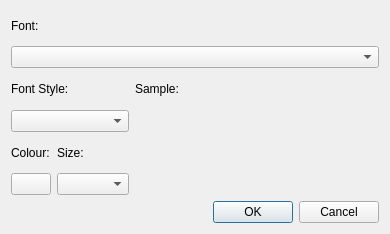
<?xml version="1.0" encoding="UTF-8"?>
<ui version="4.0">
 <class>FontDialog</class>
 <widget class="QDialog" name="FontDialog">
  <property name="geometry">
   <rect>
    <x>0</x>
    <y>0</y>
    <width>390</width>
    <height>234</height>
   </rect>
  </property>
  <property name="windowTitle">
   <string>Dialog</string>
  </property>
  <layout class="QGridLayout" name="gridLayout">
   <item row="0" column="0">
    <widget class="QLabel" name="label">
     <property name="text">
      <string>Font:</string>
     </property>
    </widget>
   </item>
   <item row="1" column="0" colspan="3">
    <widget class="QComboBox" name="comboBox"/>
   </item>
   <item row="2" column="0" colspan="2">
    <widget class="QLabel" name="label_2">
     <property name="text">
      <string>Font Style:</string>
     </property>
    </widget>
   </item>
   <item row="2" column="2">
    <widget class="QLabel" name="label_5">
     <property name="text">
      <string>Sample:</string>
     </property>
    </widget>
   </item>
   <item row="3" column="0" colspan="2">
    <widget class="QComboBox" name="comboBox_2"/>
   </item>
   <item row="3" column="2" rowspan="3">
    <widget class="QVTKWidget" name="qvtkWidget"/>
   </item>
   <item row="4" column="0">
    <widget class="QLabel" name="label_6">
     <property name="text">
      <string>Colour:</string>
     </property>
    </widget>
   </item>
   <item row="4" column="1">
    <widget class="QLabel" name="label_7">
     <property name="text">
      <string>Size:</string>
     </property>
    </widget>
   </item>
   <item row="5" column="0">
    <widget class="QPushButton" name="pushButton">
     <property name="text">
      <string/>
     </property>
    </widget>
   </item>
   <item row="5" column="1">
    <widget class="QComboBox" name="comboBox_3"/>
   </item>
   <item row="6" column="2">
    <widget class="QDialogButtonBox" name="buttonBox">
     <property name="orientation">
      <enum>Qt::Horizontal</enum>
     </property>
     <property name="standardButtons">
      <set>QDialogButtonBox::Cancel|QDialogButtonBox::Ok</set>
     </property>
    </widget>
   </item>
  </layout>
 </widget>
 <customwidgets>
  <customwidget>
   <class>QVTKWidget</class>
   <extends>QWidget</extends>
   <header>QVTKWidget.h</header>
  </customwidget>
 </customwidgets>
 <resources/>
 <connections>
  <connection>
   <sender>buttonBox</sender>
   <signal>accepted()</signal>
   <receiver>FontDialog</receiver>
   <slot>accept()</slot>
   <hints>
    <hint type="sourcelabel">
     <x>248</x>
     <y>254</y>
    </hint>
    <hint type="destinationlabel">
     <x>157</x>
     <y>274</y>
    </hint>
   </hints>
  </connection>
  <connection>
   <sender>buttonBox</sender>
   <signal>rejected()</signal>
   <receiver>FontDialog</receiver>
   <slot>reject()</slot>
   <hints>
    <hint type="sourcelabel">
     <x>316</x>
     <y>260</y>
    </hint>
    <hint type="destinationlabel">
     <x>286</x>
     <y>274</y>
    </hint>
   </hints>
  </connection>
 </connections>
</ui>
